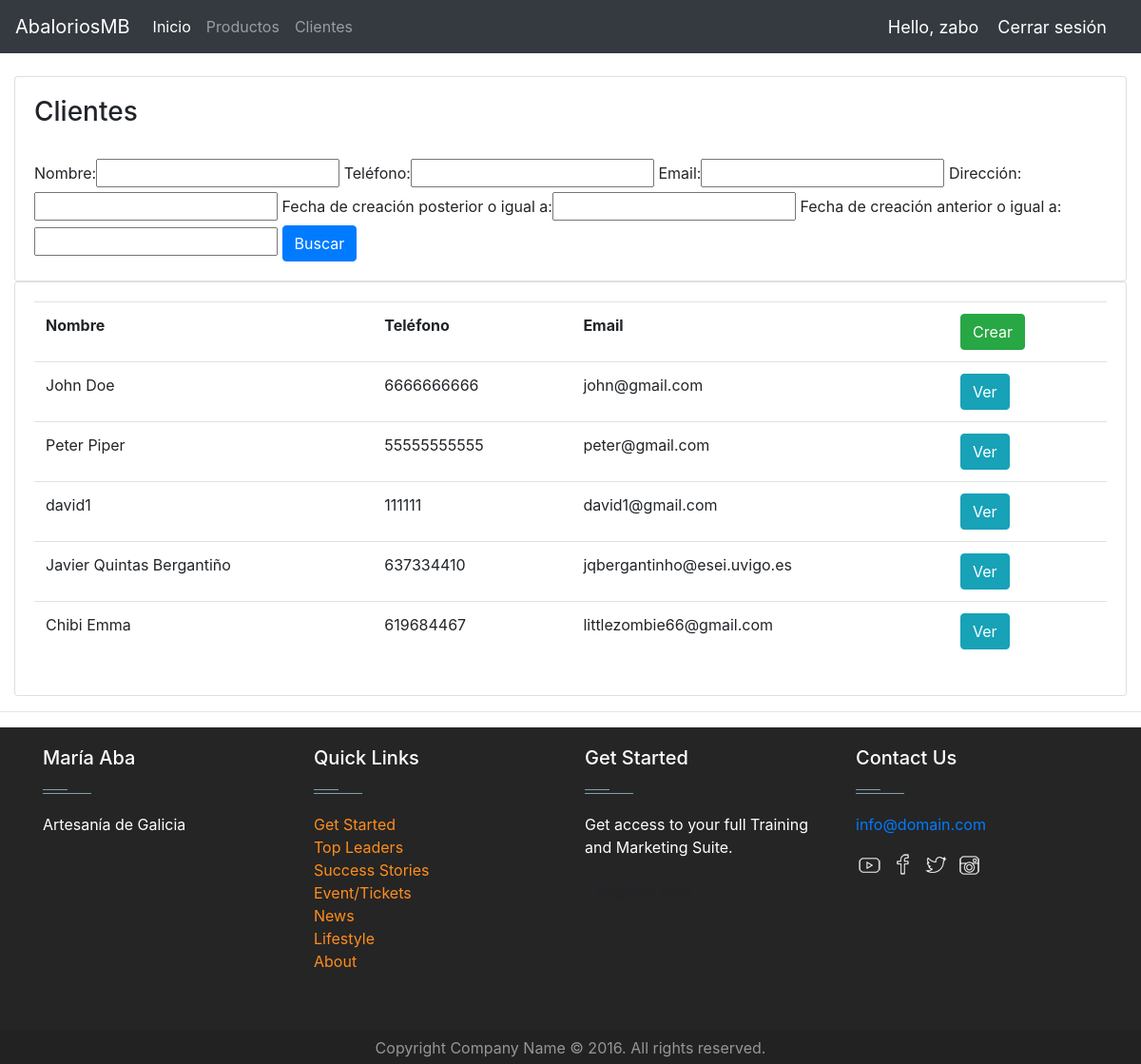
/customers/ (signed in), run on an earlier commit of the app's database.
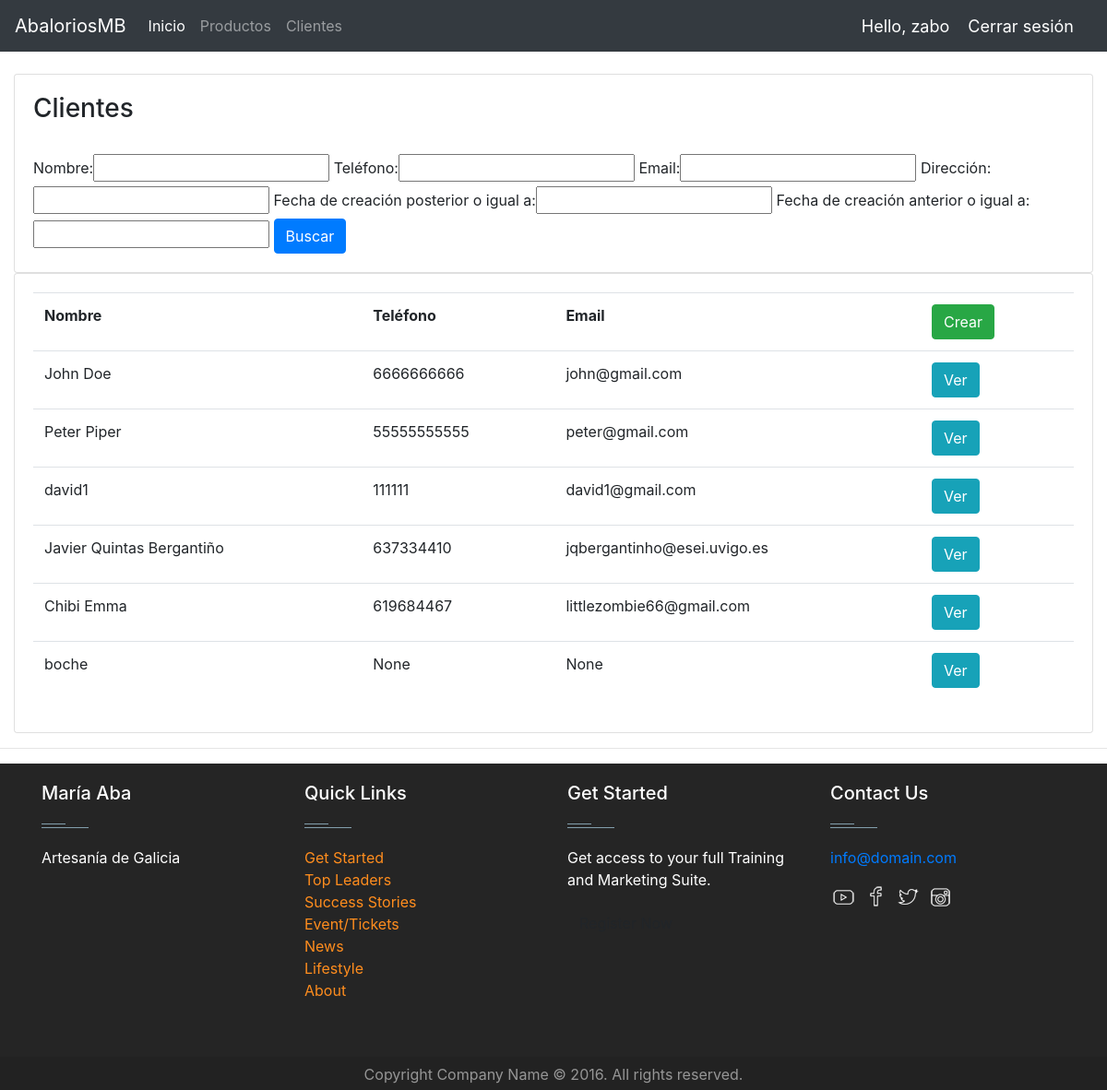
And on a later commit of the database.
### jewels/models.py (models this page shows, shortened)
class Customer(models.Model):
    user = models.OneToOneField(User, null=True, blank=True, on_delete=models.CASCADE)
    name = models.CharField(max_length=200, null=True)
    phone = models.CharField(max_length=200, null=True)
    email = models.CharField(max_length=200, null=True)
    address = models.CharField(max_length=10000, null=True)
    profile_pic = models.ImageField(default="profile1.jpg", null=True, blank=True)
    date_created = models.DateTimeField(auto_now_add=True, null=True)

### jewels/decorators.py (the view)
        def wrapper_func(request, *args, **kwargs):
            group = None
            if request.user.groups.exists():
                group = request.user.groups.all()[0].name
            if group in allowed_roles:
                return view_func(request, *args, **kwargs)
            else:
                return HttpResponse('You are not authorized to view this page')

### jewels/views.py (called while the page is built)
@login_required(login_url='login')
@allowed_users(allowed_roles=['admin'])
def customers(request):
    customers = Customer.objects.all().order_by('-date_created')
    myFilter = CustomerFilter(request.GET, queryset=Customer.objects.all())
    customers = myFilter.qs
    context = {
        'customers': customers,
        'myFilter': myFilter,
    }
    return render(request, 'jewels/customers.html', context)

### jewels/templates/jewels/customers.html
{% extends 'jewels/main.html' %}
{% block content %}
    <br>
    <div class="container-fluid">
        <div class="row">
            <div class="col-md">
                <div class="card card-body">
                    <h3>Clientes</h3>
                    <br>
                    <form action="" method="get">
                        {{ myFilter.form }}
                        <button class="btn btn-primary" type="submit">Buscar</button>
                    </form>
                </div>
                <div class="card card-body">
                    <table class="table">
                        <tr>
                            <th>Nombre</th>
                            <th>Teléfono</th>
                            <th>Email</th>
                            <th>
                                <a href="{% url 'create_customer' %}">
                                    <button class="btn btn-success float-left" style="margin-right: 10px;">Crear</button>
                                </a>
                            </th>
                        </tr>
                        {% for customer in customers %}
                            <tr>
                                <td>{{ customer.name }}</td>
                                <td>{{ customer.phone }}</td>
                                <td>{{ customer.email }}</td>
                                <td><a href="{% url 'customer' customer.id %}"
                                    class="btn btn-info">Ver</a></td>
                            </tr>
                        {% endfor %}
                    </table>
                </div>
            </div>
        </div>
    </div>
{% endblock content%}

What changed in the data, as far as the page shows it:
added Customer: name "boche", phone "None", email "None"
